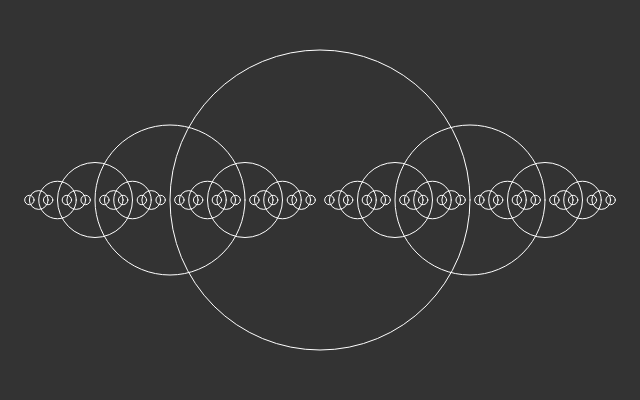
Frame 1 (no input)
Frame 60 (no input): identical to frame 1, image omitted
Frame 120 (the mouse pressed at the canvas centre since frame 60): identical to frame 1, image omitted

The p5.js sketch that drew this single still picture (run headless with seeded random() and noise() and a simulated clock; from frame 60 on, the mouse is pressed at the canvas centre):

// p5.js sketch
// ── sketch.js
function setup() {
  createCanvas(640, 400);
}

function draw() {
  background(51);
  stroke(255);
  noFill();
  drawCircle(width/2, height/2, 300);
}

function drawCircle(x, y, d)  {
  ellipse(x, y, d, d);
  
  if(d>10)  {
  drawCircle(x+d/2, y, d/2);
  drawCircle(x-d/2, y, d/2);
  }
}
